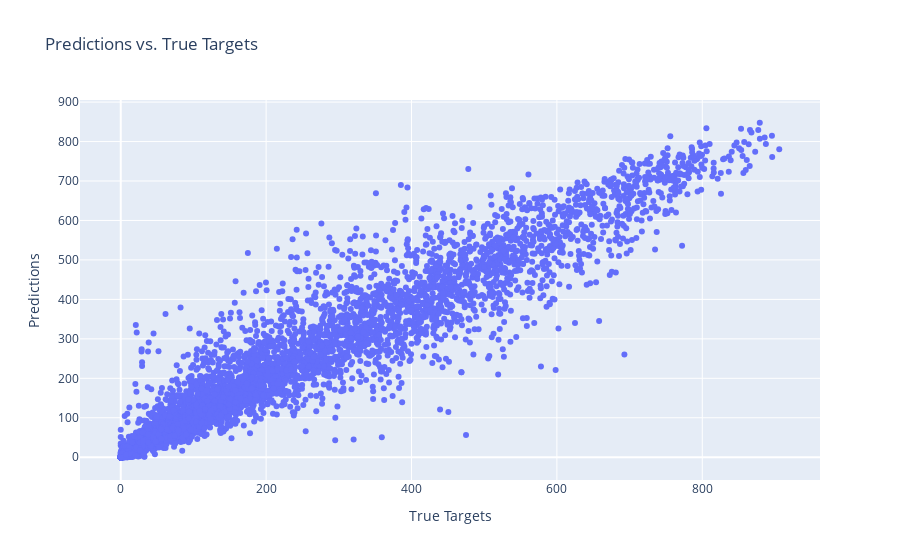

The code cell stored with this chart in its notebook:
### Code cell
# Plot the predictions vs. true targets with Plotly
y_pred_numpy = y_pred
y_test_numpy = y_test_tensor.numpy()

fig = go.Figure()
fig.add_trace(go.Scatter(x=y_test_numpy.flatten(), y=y_pred_numpy.flatten(), mode='markers', name='Predictions'))

fig.update_layout(title='Predictions vs. True Targets',
                  xaxis_title='True Targets',
                  yaxis_title='Predictions')

fig.show()

### Figure 1 — Plotly figure (JSON) as saved in the notebook; plotly's stock layout.template omitted (floating-point values rounded to 4 significant figures; data arrays with more than 128 entries replaced by an {"elided": "..."} marker saying what was removed)
{"data": [{"mode": "markers", "name": "Predictions", "type": "scatter", "x": {"elided": "10007 float values"}, "y": {"elided": "10007 float values"}}], "layout": {"title": {"text": "Predictions vs. True Targets"}, "xaxis": {"title": {"text": "True Targets"}}, "yaxis": {"title": {"text": "Predictions"}}}}
